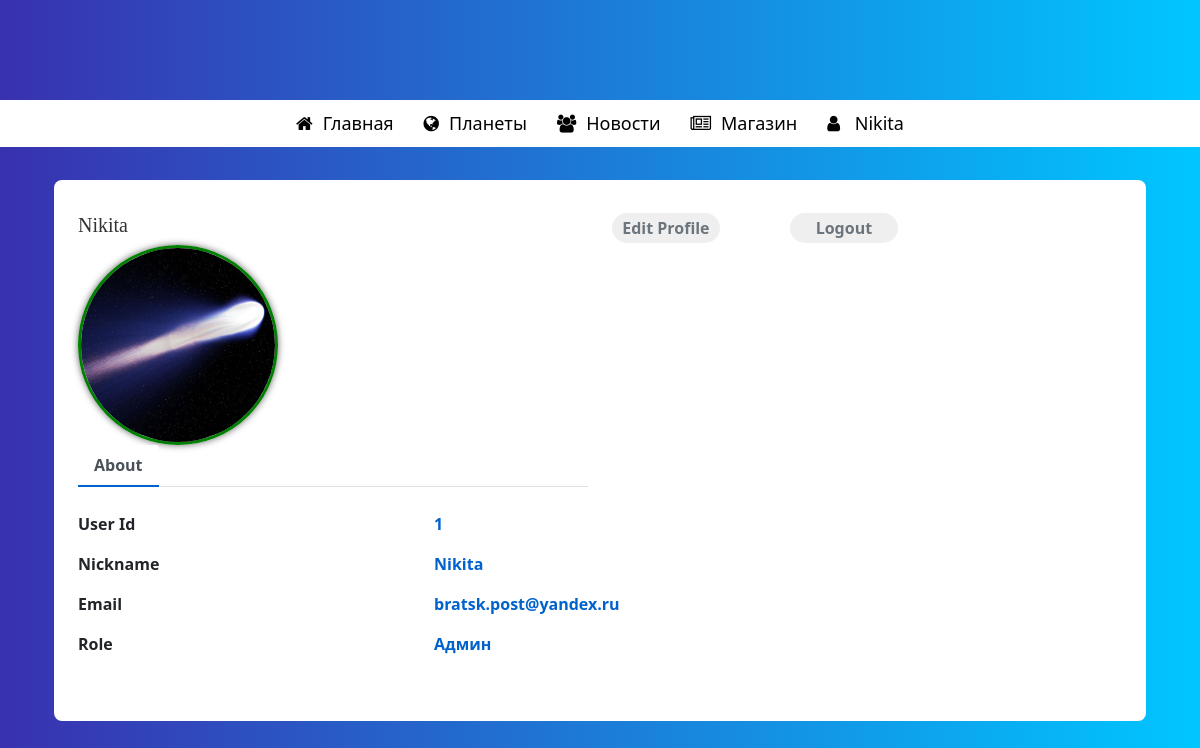
The page /guest (signed in) on the database its author committed.
### Flask/data/users.py (models this page shows)
class User(SqlAlchemyBase, UserMixin):
    __tablename__ = 'users'
    id = sqlalchemy.Column(sqlalchemy.Integer,
                           primary_key=True, autoincrement=True)
    nickname = sqlalchemy.Column(sqlalchemy.String, nullable=True)
    email = sqlalchemy.Column(sqlalchemy.String,
                              index=True, unique=True, nullable=True)
    hashed_password = sqlalchemy.Column(sqlalchemy.String, nullable=True)
    created_user = sqlalchemy.Column(sqlalchemy.DateTime,
                                     default=datetime.datetime.now)
    role = sqlalchemy.Column(sqlalchemy.String, default="Пользователь")
    avatar = sqlalchemy.Column(sqlalchemy.String, nullable=True)
    news = relationship("News", back_populates='user')
    posts = relationship("Posts", back_populates='user')
    comments = relationship('Comments', back_populates="user", lazy='subquery')

### Flask/main.py (the view)
@app.route('/guest', methods=['POST', 'GET'])
@login_required
def str_5():
    if request.method == 'POST':
        if request.form["btnAddMore"] == "Edit Profile":
            return redirect("/setting")
        if request.form["btnAddMore"] == "Logout":
            return redirect("/logout")
    else:
        users = db_session.create_session().query(User).filter(User.id == current_user.id).first()
        return render_template("guest.html", nickname=users.nickname, id=users.id, email=users.email,
                               user=users.nickname, img="../static/img/ava/" + str(users.avatar),
                               role=users.role)

### Flask/data/db_session.py (called while the page is built)
def create_session() -> Session:
    global __factory
    return __factory()

### Flask/main.py (called while the page is built)
@login_manager.user_loader
def load_user(user_id):
    db_sess = db_session.create_session()
    return db_sess.query(User).get(int(user_id))

### Flask/templates/guest.html
{% extends "index.html" %}
{% block content %}
<div class="container emp-profile">
            <form method="post">
                <div class="row">
                    <div class="col-md-6">
                        <div class="profile-head">
                        <h5>
                                        {{ nickname }}
                        </h5>
                        </div>
                        <img src= "{{ img }}" class="round" alt=""/>
                        <div class="profile-head">
                            <ul class="nav nav-tabs" id="myTab" role="tablist">
                                <li class="nav-item">
                                    <a class="nav-link active" id="home-tab" data-toggle="tab" href="/guest" role="tab" aria-controls="home" aria-selected="true">About</a>
                                </li>
                            </ul>
                        </div>
                    </div>
                    <div class="col-md-2">
                        <input type="submit" class="profile-edit-btn" name="btnAddMore" value="Edit Profile"/>
                    </div>
                    <div class="col-md-2">
                        <input type="submit" class="profile-edit-btn" name="btnAddMore" value="Logout"/>
                    </div>
                </div>
                <div class="row">
                    <div class="col-md-8">
                        <div class="tab-content profile-tab" id="myTabContent">
                            <div class="tab-pane fade show active" id="home" role="tabpanel" aria-labelledby="home-tab">
                                        <div class="row">
                                            <div class="col-md-6">
                                                <label>User Id</label>
                                            </div>
                                            <div class="col-md-6">
                                                <p>{{ id }}</p>
                                            </div>
                                        </div>
                                        <div class="row">
                                            <div class="col-md-6">
                                                <label>Nickname</label>
                                            </div>
                                            <div class="col-md-6">
                                                <p>{{ nickname }}</p>
                                            </div>
                                        </div>
                                        <div class="row">
                                            <div class="col-md-6">
                                                <label>Email</label>
                                            </div>
                                            <div class="col-md-6">
                                                <p>{{ email }}</p>
                                            </div>
                                        </div>
                                        <div class="row">
                                            <div class="col-md-6">
                                                <label>Role</label>
                                            </div>
                                            <div class="col-md-6">
                                                <p>{{ role }}</p>
                                            </div>
                                        </div>
                            </div>
                            </div>
                        </div>
                    </div>
            </form>
        </div>
{% endblock %}

### Flask/templates/index.html (shortened to what this page needs)
<html lang="ru">
<head>
	<link rel="stylesheet" href="static/css/style.css" type="text/css">
	<link rel="stylesheet" href="static/css/font-awesome.css" type="text/css">
	<link rel="stylesheet" href="static/css/regist.css" type="text/css">
	<link rel="stylesheet" href="static/css/guest.css" type="text/css">
	<link href="/docs/5.3/dist/css/bootstrap.min.css" rel="stylesheet">
	<link href="https://cdn.jsdelivr.net/npm/bootstrap@5.0.2/dist/css/bootstrap.min.css" rel="stylesheet">
</head>
<body>
<header>
	<div class="dws-menu">
		<ul class="dws-ul">
			<li class="dws-li"><a href="/"><i class="fa fa-home" aria-hidden="true"></i>Главная</a></li>
			<li class="dws-li"><a href="/lecture"><i class="fa fa-globe" aria-hidden="true"></i>Планеты</a></li>
			<li class="dws-li"><a href="/news"><i class="fa fa-users" aria-hidden="true"></i>Новости</a></li>
			<li class="dws-li"><a href="/shop"><i class="fa fa-newspaper-o" aria-hidden="true"></i>Магазин</a></li>
			<li class="dws-li"><a href="/guest"><i class="fa fa-user" aria-hidden="true"></i>
				{% if current_user.is_authenticated %}
					{{ current_user.nickname }}
				{% else %}
					Гость
				{% endif %}</a></li>
		</ul>
	</div>
</header>
<main role="main" class="container">
    {% block content %}{% endblock %}
</main>
</body>
</html>

### Flask/static/css/style.css (style rules this page uses)
body { background: -webkit-linear-gradient(left, #3931af, #00c6ff); font-family: Verdana; }
.dws-menu { background-color: white; margin-top: 100px; width: 100%; }
ul.dws-ul { display: flex; padding: 0; justify-content: center; }
li.dws-li { list-style: none; padding: 10px; }
li.dws-li a { text-decoration: none; font-size: 18px; color: #000; position: relative; padding: 5px; }
li.dws-li a i { margin-right: 10px; }
li.dws-li a::before { content: ''; width: 0; height: 3px; background-color: #33bdf1; position: absolute; top: 90%; left: 0; transition: .5s; mix-blend-mode: multiply; }
li.dws-li a::after { content: ''; width: 0; height: 3px; background-color: #ff2117; position: absolute; top: 90%; right: 0; transition: .5s; mix-blend-mode: multiply; }
h1, h2, h3, h4, h5, h6 { font-family: Georgia; color: #ffffff; }
a { text-decoration: none; }

### Flask/static/css/guest.css (style rules this page uses)
.round { border-radius: 100px; width: 200px; height: 200px; border: 3px solid green; box-shadow: 0 0 7px #666; }
.emp-profile { padding: 3%; margin-top: 3%; margin-bottom: 3%; border-radius: 0.5rem; background: #fff; }
.profile-head h5 { color: #333; }
.profile-edit-btn { border: none; border-radius: 1.5rem; width: 70%; padding: 2%; font-weight: 600; color: #6c757d; cursor: pointer; }
.profile-head .nav-tabs { margin-bottom:5%; }
.profile-head .nav-tabs .nav-link { font-weight:600; border: none; }
.profile-head .nav-tabs .nav-link.active { border: none; border-bottom:2px solid #0062cc; }
.profile-tab label { font-weight: 600; }
.profile-tab p { font-weight: 600; color: #0062cc; }

### rows shown on the page
User: nickname "Nikita", email "bratsk.post@yandex.ru", role "Админ"

### other values the page prints
{{ id }} "1"
